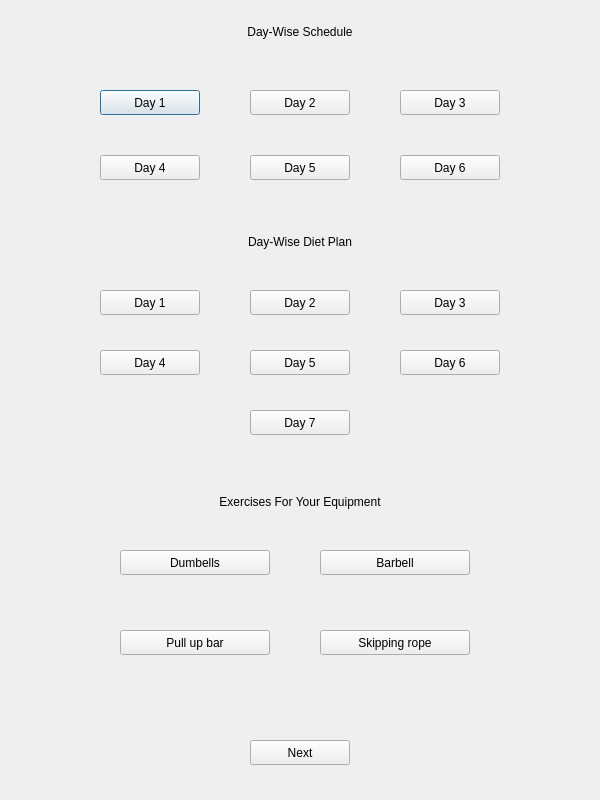
<?xml version="1.0" encoding="UTF-8"?>
<ui version="4.0">
 <class>screen5</class>
 <widget class="QDialog" name="screen5">
  <property name="geometry">
   <rect>
    <x>0</x>
    <y>0</y>
    <width>600</width>
    <height>800</height>
   </rect>
  </property>
  <property name="minimumSize">
   <size>
    <width>600</width>
    <height>800</height>
   </size>
  </property>
  <property name="maximumSize">
   <size>
    <width>600</width>
    <height>800</height>
   </size>
  </property>
  <property name="windowTitle">
   <string>Plan Of Action</string>
  </property>
  <widget class="QPushButton" name="exerd1">
   <property name="geometry">
    <rect>
     <x>100</x>
     <y>90</y>
     <width>100</width>
     <height>25</height>
    </rect>
   </property>
   <property name="text">
    <string>Day 1</string>
   </property>
  </widget>
  <widget class="QPushButton" name="exerd2">
   <property name="geometry">
    <rect>
     <x>250</x>
     <y>90</y>
     <width>100</width>
     <height>25</height>
    </rect>
   </property>
   <property name="text">
    <string>Day 2</string>
   </property>
  </widget>
  <widget class="QPushButton" name="exerd3">
   <property name="geometry">
    <rect>
     <x>400</x>
     <y>90</y>
     <width>100</width>
     <height>25</height>
    </rect>
   </property>
   <property name="text">
    <string>Day 3</string>
   </property>
  </widget>
  <widget class="QPushButton" name="exerd4">
   <property name="geometry">
    <rect>
     <x>100</x>
     <y>155</y>
     <width>100</width>
     <height>25</height>
    </rect>
   </property>
   <property name="text">
    <string>Day 4</string>
   </property>
  </widget>
  <widget class="QPushButton" name="exerd5">
   <property name="geometry">
    <rect>
     <x>250</x>
     <y>155</y>
     <width>100</width>
     <height>25</height>
    </rect>
   </property>
   <property name="text">
    <string>Day 5</string>
   </property>
  </widget>
  <widget class="QPushButton" name="exerd6">
   <property name="geometry">
    <rect>
     <x>400</x>
     <y>155</y>
     <width>100</width>
     <height>25</height>
    </rect>
   </property>
   <property name="text">
    <string>Day 6</string>
   </property>
  </widget>
  <widget class="QPushButton" name="dietd1">
   <property name="geometry">
    <rect>
     <x>100</x>
     <y>290</y>
     <width>100</width>
     <height>25</height>
    </rect>
   </property>
   <property name="text">
    <string>Day 1</string>
   </property>
  </widget>
  <widget class="QPushButton" name="dietd2">
   <property name="geometry">
    <rect>
     <x>250</x>
     <y>290</y>
     <width>100</width>
     <height>25</height>
    </rect>
   </property>
   <property name="text">
    <string>Day 2</string>
   </property>
  </widget>
  <widget class="QPushButton" name="dietd3">
   <property name="geometry">
    <rect>
     <x>400</x>
     <y>290</y>
     <width>100</width>
     <height>25</height>
    </rect>
   </property>
   <property name="text">
    <string>Day 3</string>
   </property>
  </widget>
  <widget class="QPushButton" name="dietd4">
   <property name="geometry">
    <rect>
     <x>100</x>
     <y>350</y>
     <width>100</width>
     <height>25</height>
    </rect>
   </property>
   <property name="text">
    <string>Day 4</string>
   </property>
  </widget>
  <widget class="QPushButton" name="dietd5">
   <property name="geometry">
    <rect>
     <x>250</x>
     <y>350</y>
     <width>100</width>
     <height>25</height>
    </rect>
   </property>
   <property name="text">
    <string>Day 5</string>
   </property>
  </widget>
  <widget class="QPushButton" name="dietd6">
   <property name="geometry">
    <rect>
     <x>400</x>
     <y>350</y>
     <width>100</width>
     <height>25</height>
    </rect>
   </property>
   <property name="text">
    <string>Day 6</string>
   </property>
  </widget>
  <widget class="QPushButton" name="dietd7">
   <property name="geometry">
    <rect>
     <x>250</x>
     <y>410</y>
     <width>100</width>
     <height>25</height>
    </rect>
   </property>
   <property name="text">
    <string>Day 7</string>
   </property>
  </widget>
  <widget class="QPushButton" name="eq1">
   <property name="geometry">
    <rect>
     <x>120</x>
     <y>550</y>
     <width>150</width>
     <height>25</height>
    </rect>
   </property>
   <property name="text">
    <string>Dumbells</string>
   </property>
  </widget>
  <widget class="QPushButton" name="eq2">
   <property name="geometry">
    <rect>
     <x>320</x>
     <y>550</y>
     <width>150</width>
     <height>25</height>
    </rect>
   </property>
   <property name="text">
    <string>Barbell</string>
   </property>
  </widget>
  <widget class="QPushButton" name="eq3">
   <property name="geometry">
    <rect>
     <x>120</x>
     <y>630</y>
     <width>150</width>
     <height>25</height>
    </rect>
   </property>
   <property name="text">
    <string>Pull up bar</string>
   </property>
  </widget>
  <widget class="QPushButton" name="eq4">
   <property name="geometry">
    <rect>
     <x>320</x>
     <y>630</y>
     <width>150</width>
     <height>25</height>
    </rect>
   </property>
   <property name="text">
    <string>Skipping rope</string>
   </property>
  </widget>
  <widget class="QLabel" name="daywiseheading">
   <property name="geometry">
    <rect>
     <x>100</x>
     <y>20</y>
     <width>400</width>
     <height>25</height>
    </rect>
   </property>
   <property name="text">
    <string>&lt;html&gt;&lt;head/&gt;&lt;body&gt;&lt;p align=&quot;center&quot;&gt;Day-Wise Schedule&lt;/p&gt;&lt;/body&gt;&lt;/html&gt;</string>
   </property>
  </widget>
  <widget class="QLabel" name="dietplanschedule">
   <property name="geometry">
    <rect>
     <x>100</x>
     <y>230</y>
     <width>400</width>
     <height>25</height>
    </rect>
   </property>
   <property name="text">
    <string>&lt;html&gt;&lt;head/&gt;&lt;body&gt;&lt;p align=&quot;center&quot;&gt;Day-Wise Diet Plan&lt;/p&gt;&lt;/body&gt;&lt;/html&gt;</string>
   </property>
  </widget>
  <widget class="QLabel" name="equipmentheading">
   <property name="geometry">
    <rect>
     <x>100</x>
     <y>490</y>
     <width>400</width>
     <height>25</height>
    </rect>
   </property>
   <property name="text">
    <string>&lt;html&gt;&lt;head/&gt;&lt;body&gt;&lt;p align=&quot;center&quot;&gt;Exercises For Your Equipment&lt;/p&gt;&lt;/body&gt;&lt;/html&gt;</string>
   </property>
  </widget>
  <widget class="QPushButton" name="s5nxt">
   <property name="geometry">
    <rect>
     <x>250</x>
     <y>740</y>
     <width>100</width>
     <height>25</height>
    </rect>
   </property>
   <property name="text">
    <string>Next</string>
   </property>
  </widget>
 </widget>
 <resources/>
 <connections/>
</ui>
